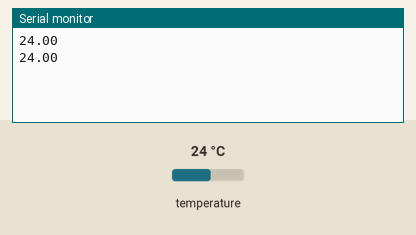
Recording of a sketch running on a simulated Arduino Uno, built with avr-gcc and run on an emulated ATmega328P. Shown: the last lines printed to the serial monitor. Inputs (shaded band) come from the test bench; at power-on: temperature 24 °C.

Above: at 3.8 s.
3.9 s: temperature set to 12 °C
At 6.2 s:
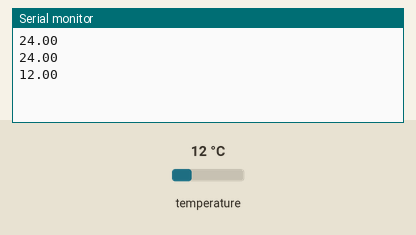
6.7 s: temperature set to 19 °C
At 8.0 s:
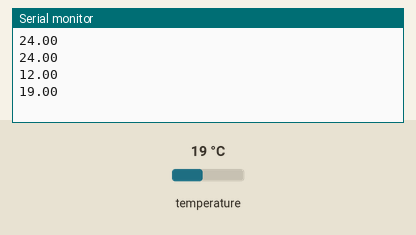
Timing chart, 0 to 9.7 s (numbered marks = the images above; inputs shaded):
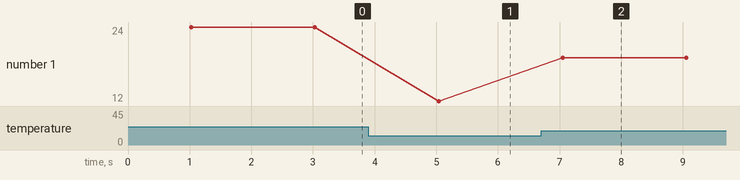

The sketch:

TempSensor.ino
```cpp
//12-bit default resolution; external power supply
#include<OneWire.h>
OneWire ds(2);
byte addr[8];         //to hold 64-bit ROM Codes of DS1
byte data[9];        //buffer to hold data coming from DS18B20
float celsius;

void setup()
{
  Serial.begin(9600);

  ds.reset();
  ds.search(addr);  //collect 64-bit ROM code from sensor
}

void loop()
{
  probe();
  delay(1000);
}

void probe()
{
 //----------------------------
 ds.reset();       //bring 1-Wire into idle state
 ds.select(addr); //slect with DS-1 with address addr1
 ds.write(0x44);    //conversion command
 delay(1000);   //data ready withinh DS18B20 or poll status word
 //---------------------------
 ds.reset();
 ds.select(addr);  //selectimg the desired DS18B20
 ds.write(0xBE);    //Function command to read Scratchpad Memory (9Byte)
 ds.read_bytes(data, 9); //data comes from DS and are saved into buffer data[8]
 //---------------------------------
  int16_t raw = (data[1] << 8) | data[0]; //---data[0] and data[1] contains temperature data : 12-bit resolution-----
  celsius = (float)raw / 16.0;  //12-bit resolution
  Serial.println(celsius);
}
```

Measured:
- after the input at 3.9 s, the serial monitor: prints a new line after 1.1 s (image 1)
- after the input at 6.7 s, the serial monitor: prints a new line after 0.35 s (image 2)
- plotted number 1: 24 → 12 after the input at 3.9 s, 12 → 19 after the input at 6.7 s
